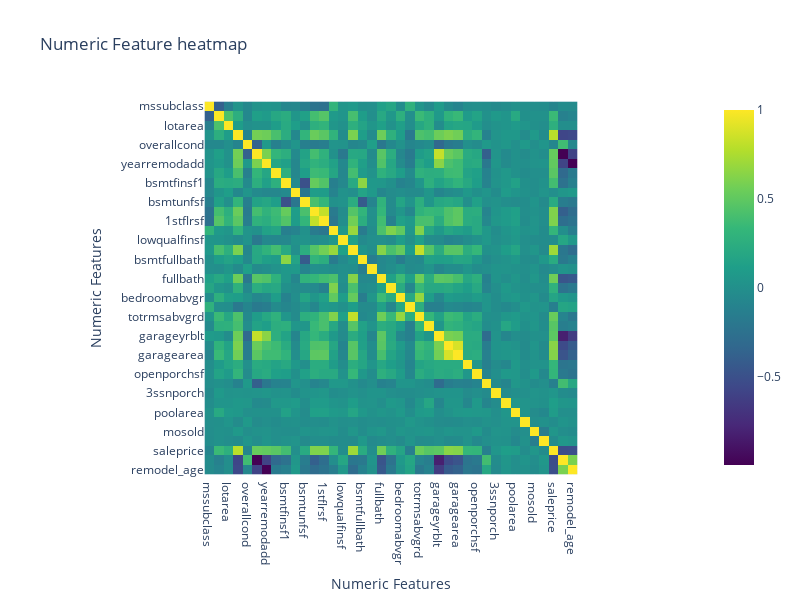

Notebook code for this chart:
### Markdown cell above
In this code below, we compute a correlation matrix for numeric features in the data DataFrame and then create an interactive heatmap visualization using Plotly Express.

The resulting heatmap visually represents the correlation coefficients between pairs of numeric features in the dataset. Correlation coefficients indicate the strength and direction of the linear relationship between two variables. The color of each cell in the heatmap represents the correlation value, with warmer colors (such as yellow) indicating positive correlation and cooler colors (such as blue) indicating negative correlation.

### Code cell
# Calculate correlation matrix
correlation = data.select_dtypes(include=['float64', 'int64']).iloc[:, 1:].corr()

# Create a heatmap using Plotly Express
fig = px.imshow(correlation.values,
                x=correlation.index,
                y=correlation.columns,
                color_continuous_scale='Viridis',
                title='Numeric Feature heatmap')

# Customize layout
fig.update_layout(xaxis_title='Numeric Features',
                  yaxis_title='Numeric Features',
                  width=800,
                  height=600)

fig.show()

### Figure 1 — Plotly figure (JSON) as saved in the notebook; plotly's stock layout.template omitted (floating-point values rounded to 4 significant figures; data arrays with more than 128 entries replaced by an {"elided": "..."} marker saying what was removed)
{"data": [{"coloraxis": "coloraxis", "hovertemplate": "x: %{x}<br>y: %{y}<br>color: %{z}<extra></extra>", "name": "0", "type": "heatmap", "x": ["mssubclass", "lotfrontage", "lotarea", "overallqual", "overallcond", "yearbuilt", "yearremodadd", "masvnrarea", "bsmtfinsf1", "bsmtfinsf2", "bsmtunfsf", "totalbsmtsf", "1stflrsf", "2ndflrsf", "lowqualfinsf", "grlivarea", "bsmtfullbath", "bsmthalfbath", "fullbath", "halfbath", "bedroomabvgr", "kitchenabvgr", "totrmsabvgrd", "fireplaces", "garageyrblt", "garagecars", "garagearea", "wooddecksf", "openporchsf", "enclosedporch", "3ssnporch", "screenporch", "poolarea", "miscval", "mosold", "yrsold", "saleprice", "building_age", "remodel_age"], "xaxis": "x", "y": ["mssubclass", "lotfrontage", "lotarea", "overallqual", "overallcond", "yearbuilt", "yearremodadd", "masvnrarea", "bsmtfinsf1", "bsmtfinsf2", "bsmtunfsf", "totalbsmtsf", "1stflrsf", "2ndflrsf", "lowqualfinsf", "grlivarea", "bsmtfullbath", "bsmthalfbath", "fullbath", "halfbath", "bedroomabvgr", "kitchenabvgr", "totrmsabvgrd", "fireplaces", "garageyrblt", "garagecars", "garagearea", "wooddecksf", "openporchsf", "enclosedporch", "3ssnporch", "screenporch", "poolarea", "miscval", "mosold", "yrsold", "saleprice", "building_age", "remodel_age"], "yaxis": "y", "z": {"elided": "39x39 float values"}}], "layout": {"coloraxis": {"colorscale": [[0, "#440154"], [0.1111, "#482878"], [0.2222, "#3e4989"], [0.3333, "#31688e"], [0.4444, "#26828e"], [0.5556, "#1f9e89"], [0.6667, "#35b779"], [0.7778, "#6ece58"], [0.8889, "#b5de2b"], [1, "#fde725"]]}, "height": 600, "title": {"text": "Numeric Feature heatmap"}, "width": 800, "xaxis": {"anchor": "y", "constrain": "domain", "domain": [0, 1], "scaleanchor": "y", "title": {"text": "Numeric Features"}}, "yaxis": {"anchor": "x", "autorange": "reversed", "constrain": "domain", "domain": [0, 1], "title": {"text": "Numeric Features"}}}}
